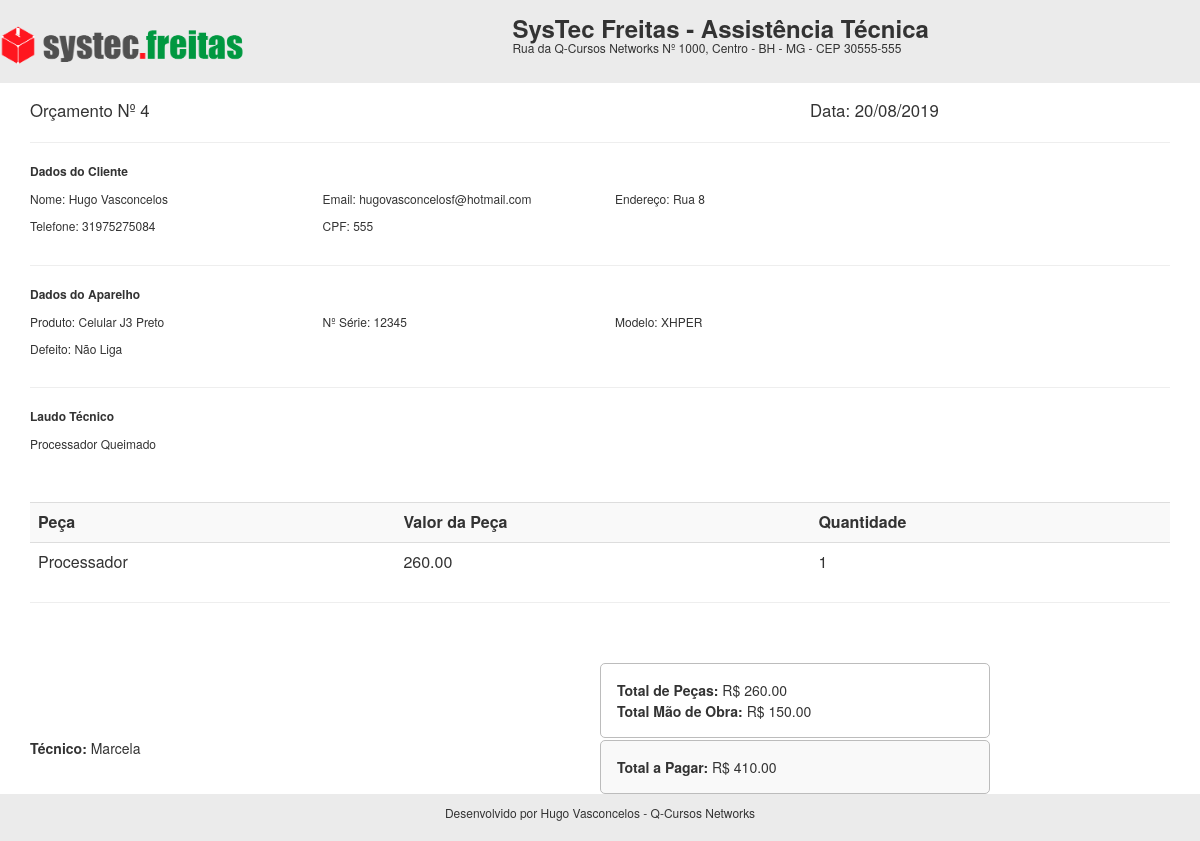
Page /orcamentos/rel/rel_orcamentos.php?id=4 on the committed database.
### tables this page shows
CREATE TABLE `orcamentos` (
  `id` int(11) NOT NULL,
  `cliente` varchar(25) NOT NULL,
  `tecnico` varchar(25) NOT NULL,
  `produto` varchar(25) NOT NULL,
  `serie` varchar(30) DEFAULT NULL,
  `problema` varchar(255) NOT NULL,
  `laudo` varchar(255) DEFAULT NULL,
  `obs` varchar(255) DEFAULT NULL,
  `valor_servico` decimal(10,2) DEFAULT NULL,
  `pecas` varchar(255) DEFAULT NULL,
  `valor_pecas` decimal(10,2) DEFAULT NULL,
  `total` decimal(10,2) DEFAULT NULL,
  `desconto` decimal(10,2) DEFAULT NULL,
  `valor_total` decimal(10,2) DEFAULT NULL,
  `pgto` varchar(20) DEFAULT NULL,
  `data_abertura` date NOT NULL,
  `data_geracao` date DEFAULT NULL,
  `data_aprovacao` date DEFAULT NULL,
  `status` varchar(20) NOT NULL
);

CREATE TABLE `clientes` (
  `id` int(11) NOT NULL,
  `nome` varchar(20) NOT NULL,
  `telefone` varchar(15) NOT NULL,
  `endereco` varchar(25) NOT NULL,
  `email` varchar(40) NOT NULL,
  `cpf` varchar(20) NOT NULL,
  `data` date NOT NULL
);

CREATE TABLE `funcionarios` (
  `id` int(11) NOT NULL,
  `nome` varchar(25) NOT NULL,
  `cpf` varchar(18) NOT NULL,
  `telefone` varchar(15) NOT NULL,
  `endereco` varchar(35) NOT NULL,
  `cargo` varchar(20) NOT NULL,
  `data` date NOT NULL
);

### orcamentos/rel/rel_orcamentos.php (the view, shortened to what this page needs)
<?php
$id = $_GET['id'];
include('../conexao.php');
$query = "select o.id, o.cliente, o.tecnico, o.produto, o.serie, o.problema, o.laudo, o.valor_servico, o.pecas, o.valor_pecas, o.total, o.valor_total, o.status, o.data_abertura, o.data_geracao, c.nome as cli_nome, c.email, c.telefone, c.endereco, f.nome as func_nome from orcamentos as o INNER JOIN clientes as c on o.cliente = c.cpf INNER JOIN funcionarios as f on o.tecnico = f.id where o.id = '$id'";
$result = mysqli_query($conexao, $query);
 while($res_1 = mysqli_fetch_array($result)){
$data2 = implode('/', array_reverse(explode('-', $res_1['data_geracao'])));
 ?>
<link rel="stylesheet" href="https://maxcdn.bootstrapcdn.com/bootstrap/3.3.7/css/bootstrap.min.css">
<div class="cabecalho">
		<div class="row">
			<div class="col-sm-5">
			  <img src="../img/logo2.png" width="250px">
			</div>
			<div class="col-sm-7">
			 <h3 class="titulo"><b>SysTec Freitas - Assistência Técnica</b></h3>
			 <h6 class="titulo">Rua da Q-Cursos Networks Nº 1000, Centro - BH - MG - CEP 30555-555</h6>
			</div>
		</div>
</div>
<div class="container">
			<div class="row">
				<div class="col-sm-8">
				  <big> Orçamento Nº <?php echo $id ?>  </big>
				</div>
				<div class="col-sm-4">
				<big> Data: <?php echo $data2; ?> </big>
				</div>
			</div>
		<hr>
			<div class="row">
				<div class="col-sm-12">
					<p style="font-size:12px"> <b> Dados do Cliente </b> </p>
				</div>
			</div>
			<div class="row">
				<div class="col-sm-3">
				 <p style="font-size:12px">  Nome: <?php echo $res_1['cli_nome']; ?> </p>
				</div>
				<div class="col-sm-3">
				 <p style="font-size:12px">  Email: <?php echo $res_1['email']; ?> </p>
				</div>
				<div class="col-sm-3">
				 <p style="font-size:12px">  Endereço: <?php echo $res_1['endereco']; ?> </p>
				</div>
			</div>
			<div class="row">
				<div class="col-sm-3">
				 <p style="font-size:12px">  Telefone: <?php echo $res_1['telefone']; ?> </p>
				</div>
				<div class="col-sm-3">
				 <p style="font-size:12px">  CPF: <?php echo $res_1['cliente']; ?> </p>
				</div>
			</div>
		<hr>
		<div class="row">
				<div class="col-sm-12">
					<p style="font-size:12px"> <b> Dados do Aparelho </b> </p>
				</div>
			</div>
			<div class="row">
				<div class="col-sm-3">
				 <p style="font-size:12px">  Produto: <?php echo $res_1['produto']; ?> </p>
				</div>
				<div class="col-sm-3">
				 <p style="font-size:12px">  Nº Série: <?php echo $res_1['serie']; ?> </p>
				</div>
				<div class="col-sm-3">
				 <p style="font-size:12px">  Modelo: XHPER </p>
				</div>
			</div>
			<div class="row">
				<div class="col-sm-12">
				 <p style="font-size:12px">  Defeito: <?php echo $res_1['problema']; ?> </p>
				</div>
			</div>
		<hr>
		<div class="row">
				<div class="col-sm-12">
					<p style="font-size:12px"> <b> Laudo Técnico </b> </p>
				</div>
			</div>
			<div class="row">
				<div class="col-sm-12">
				 <p style="font-size:12px">  <?php echo $res_1['laudo']; ?>  </p>
				</div>
			</div>
		<br><br>
		<table class="table">
			<tr bgcolor="#f9f9f9">
				<td> <b>Peça</b> </td>
				<td> <b>Valor da Peça</b> </td>
				<td> <b> Quantidade</b> </td>
			</tr>
			<tr>
				<td> <?php echo $res_1['pecas']; ?> </td>
				<td> <?php echo $res_1['valor_pecas']; ?> </td>
				<td> 1 </td>
			</tr>
		</table>
		<hr>
		<br>
		<br>
		<div class="row">
				<div class="col-sm-6">
				</div>
				<div class="col-sm-4 areaTotais">
				 <p class="pgto" style="font-size:14px">  <b>Total de Peças: </b> R$ <?php echo $res_1['valor_pecas']; ?> </p>
				 <p class="pgto" style="font-size:14px">  <b>Total Mão de Obra: </b> R$ <?php echo $res_1['valor_servico']; ?> </p>
				</div>
		</div>
		<div class="row">
				<div class="col-sm-6">
				 <p style="font-size:14px">  <b>Técnico: </b> <?php echo $res_1['func_nome']; ?> </p>
				</div>
				<div class="col-sm-4 areaTotal">
				 <p class="pgto" style="font-size:14px">  <b>Total a Pagar: </b> R$ <?php echo $res_1['valor_total']; ?> </p>
				</div>
		</div>
		<br>
		<div class="row">
				<div class="col-sm-6">
				</div>
				<div class="col-sm-3">
				<p style="font-size:12px">  Orçamento válido até: <?php echo date('d/m/Y', strtotime("+5 days",strtotime($res_1['data_geracao']))); ?></p>
				</div>
		</div>
</div>
<div class="footer">
 <p style="font-size:12px" align="center">Desenvolvido por Hugo Vasconcelos - Q-Cursos Networks</p>
</div>
<?php } ?>

### orcamentos/rel/rel_orcamentos.php (style rules this page uses)
.footer { position:absolute; bottom:0; width:100%; background-color: #ebebeb; padding:10px; }
.cabecalho { background-color: #ebebeb; padding-top:15px; margin-bottom:15px; }
.titulo { margin:0; }
.areaTotais { border : 0.5px solid #bcbcbc; padding: 15px; border-radius: 5px; margin-right:25px; }
.areaTotal { border : 0.5px solid #bcbcbc; padding: 15px; border-radius: 5px; margin-right:25px; background-color: #f9f9f9; margin-top:2px; }
.pgto { margin:1px; }

### rows in the picture
orcamentos: data_geracao "20/08/2019", clientes.nome "Hugo Vasconcelos", clientes.email "hugovasconcelosf@hotmail.com", clientes.endereco "Rua 8", clientes.telefone "31975275084", cliente "555", produto "Celular J3 Preto", serie "12345", problema "Não Liga", laudo "Processador Queimado", pecas "Processador", valor_pecas "260.00", valor_servico "150.00", funcionarios.nome "Marcela", valor_total "410.00"
